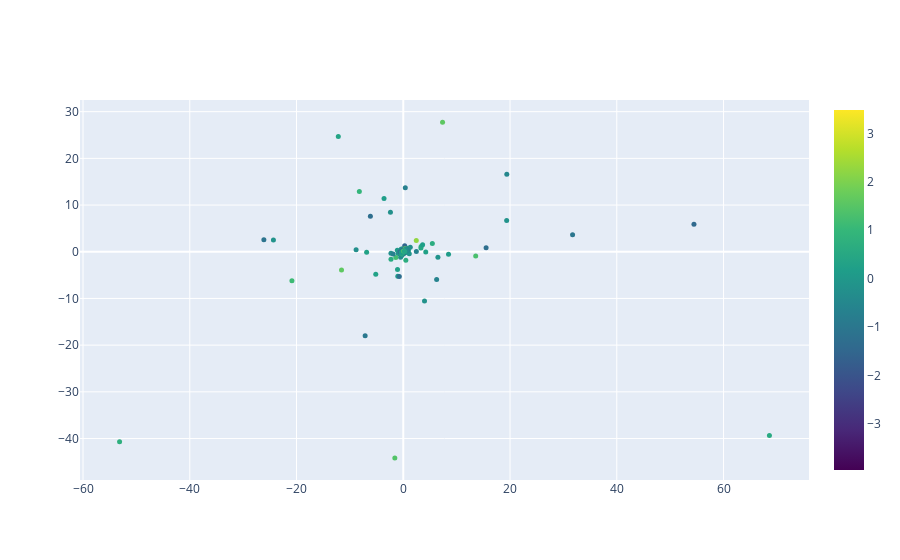

Notebook source saved alongside this figure:
### Markdown cell above
**Plotting the results**

Using plotly, I plotted the results so that it becomes easier to explore similar songs based on their colors and clusters.

### Code cell
from plotly.offline import download_plotlyjs, init_notebook_mode, plot, iplot

init_notebook_mode(connected=True)

import plotly.graph_objs as go

trace1 = go.Scatter(
    y = two_dimensional_songs['Y'],
    x = two_dimensional_songs['X'],
    text = two_dimensional_songs['artista'],
    mode='markers',
    marker=dict(
        size= 5,#'7',
        color = np.random.randn(5717), #set color equal to a variable
        colorscale='Viridis',
        showscale=True
    )
)
data = [trace1]

iplot(data)

### Figure 1 — Plotly figure (JSON) as saved in the notebook; plotly's stock layout.template omitted (floating-point values rounded to 4 significant figures; data arrays with more than 128 entries replaced by an {"elided": "..."} marker saying what was removed)
{"data": [{"marker": {"color": {"elided": "5717 float values"}, "colorscale": [[0, "#440154"], [0.1111, "#482878"], [0.2222, "#3e4989"], [0.3333, "#31688e"], [0.4444, "#26828e"], [0.5556, "#1f9e89"], [0.6667, "#35b779"], [0.7778, "#6ece58"], [0.8889, "#b5de2b"], [1, "#fde725"]], "showscale": true, "size": 5}, "mode": "markers", "text": {"elided": "932 str values"}, "type": "scatter", "x": {"elided": "932 float values"}, "y": {"elided": "932 float values"}}], "layout": {}}
